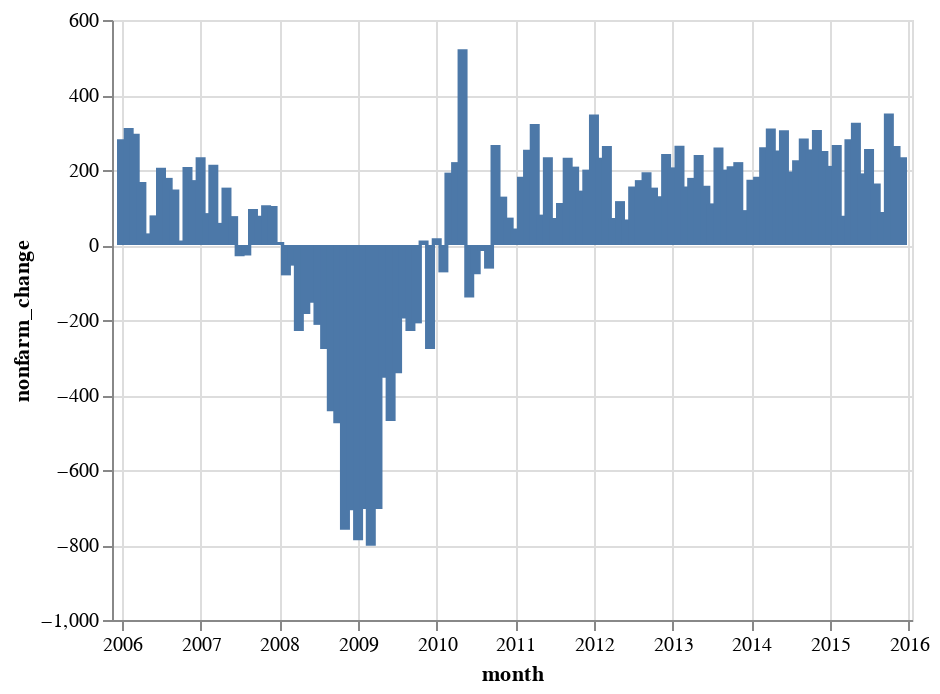

Here is the notebook cell this chart was saved with:
### Markdown cell above
## Data Visualization with Altair
As mentioned before, Altair runs on the grammar of marks and channels. In other words, you'll have to specify the marks and channels you want to use in your resulting visualization.

### The Chart object
The fundamental object in Altair is the `Chart`, which takes a dataframe as a single argument.

`chart = alt.Chart(data)`

While the Chart object is defined, we haven't told the chart to *do* anything with the data yet.

### Marks
We first have to specify which marks we'd like to use to represent the data. Let's say we wanted to make a bar plot, in which case we would use *bars* as our marks. We do so as follows:

`chart = alt.Chart(data).mark_bar()`

More examples of marks can be found at [Altair's mark documentation](https://altair-viz.github.io/user_guide/marks.html).

### Channels
Once we've decided on our marks, we then have to specify which channels we use via the `encode` function. If we correctly specify the *type* of data we pass in, then Altair is good at handling the rest. Examine the cell below to see an example of how to encode your visualization.

|Data Type|	Shorthand Code	|Description|
|---|:---:|---|
|quantitative|	Q	|a continuous real-valued quantity|
|ordinal	|O	|a discrete ordered quantity|
|nominal	|N	|a discrete unordered category|
|temporal	|T	|a time or date value|

More customization options are offered -- check out [Altair's `encode` documentation](https://altair-viz.github.io/user_guide/encoding.html).

### Code cell
alt.Chart(emp_df).mark_bar().encode(
    x='month:T',
    y='nonfarm_change:Q'
)
